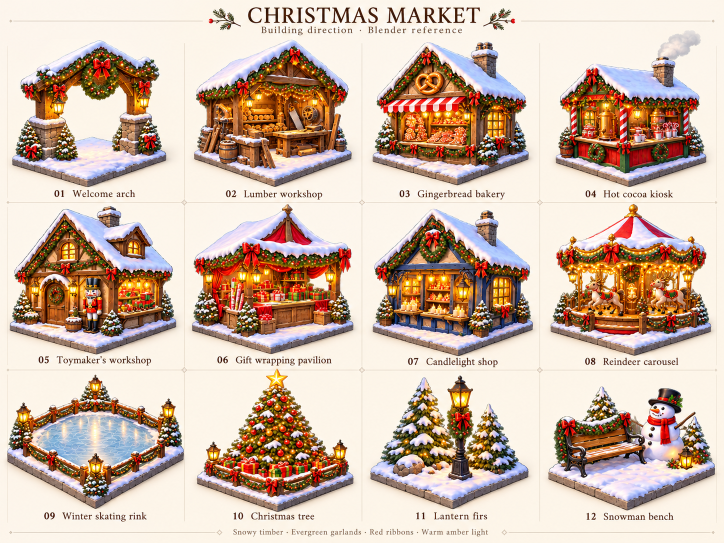
#> input picture games/christmas-market/art/building-reference-sheet.png, 1448 x 1086 px, given in place of capture.png, which was not available (shown at 1/2 size)
$ python capture_economy_review.py
#> lines starting #> are read from the running program, lines starting #| are printed output that depends on the picture
"""Capture economy comparisons with the actual native game renderer.

python3 tools/capture_economy_review.py --before-ref ac69ea7
Linux: run under Xvfb with LIBGL_ALWAYS_SOFTWARE=1. Uses existing Pillow only.
"""
import argparse
import io
from pathlib import Path
import subprocess
import tarfile
import tempfile
from PIL import Image

ROOT = Path(__file__).resolve().parents[1]
parser = argparse.ArgumentParser()
parser.add_argument('--before-ref', help='Optional base commit to capture alongside current code')
args = parser.parse_args()

relic = {
    'result': ['--victory', '--frames', '120'], 'island': ['--city', '1'],
    'shop': ['--catalogue'], 'wonder': ['--card', '1'],
    'expansion': ['--city', '2', '--open', '1', '--zone', '1'],
    'finale-island': ['--city', '10'],
}
new_relic = {'replay-result': ['--replay-victory', '--frames', '120'],
             'expeditions-resume': ['--expeditions', '--expedition-page', '1', '--resume-expedition'],
             **{f'expeditions-{n}': ['--expeditions', '--expedition-page', str(n)] for n in range(1, 5)}}
nile = {n: ['--screen', n] for n in ['win', 'chapters', 'build', 'island']}
new_nile = {n: ['--screen', n] for n in ['purchase', 'opening', 'first-build', 'first-win']}
sets = [
    ('relic-rush', [('480x900', []), ('390x844', ['--safe-area', '0,47,0,34'])], relic, new_relic, (640, 1000)),
    ('nile-archive', [(s, []) for s in ['1200x900', '1368x1026', '1600x900']], nile, new_nile, (1200, 1000)),
]
with tempfile.TemporaryDirectory(prefix='economy-review-') as directory:
    temp = Path(directory)
    if args.before_ref:
        blob = subprocess.check_output(['git', 'archive', args.before_ref,
                                       'games/relic-rush/lua', 'games/relic-rush/data',
                                       'games/nile-archive/lua', 'games/nile-archive/data'], cwd=ROOT)
        # The archive is from our own Git tree and contains only these paths.
        with tarfile.open(fileobj=io.BytesIO(blob)) as archive:
            for member in archive.getmembers():
                path = Path(member.name)
                assert not path.is_absolute() and '..' not in path.parts
            archive.extractall(temp)
    for game, sizes, old_shots, new_shots, max_size in sets:
        output = ROOT / f'games/{game}/docs/review/economy'
        output.mkdir(parents=True, exist_ok=True)
        for phase in (['before', 'after'] if args.before_ref else ['after']):
            for size, extra in sizes:
                for name, screen in (old_shots if phase == 'before' else {**old_shots, **new_shots}).items():
                    png = temp / 'capture.png'
                    old = temp / f'games/{game}'
                    source = ['--lua', str(old / 'lua'), '--data', str(old / 'data')] if phase == 'before' else []
                    subprocess.run([str(ROOT / f'build/{game}'), '--headless', '--fresh', '--mute',
                                    '--size', size, *source, *extra, *screen, '--shot', str(png)],
                                   cwd=ROOT, check=True, stdout=subprocess.DEVNULL, stderr=subprocess.DEVNULL)
#> (this line was passed over: subprocess is not available in this run)
                    image = Image.open(png).convert('RGB')
#> image is the input picture: PIL image 1448x1086 RGB; mean R, G, B 206.8, 184.2, 167.9
                    image.thumbnail(max_size, Image.Resampling.LANCZOS)
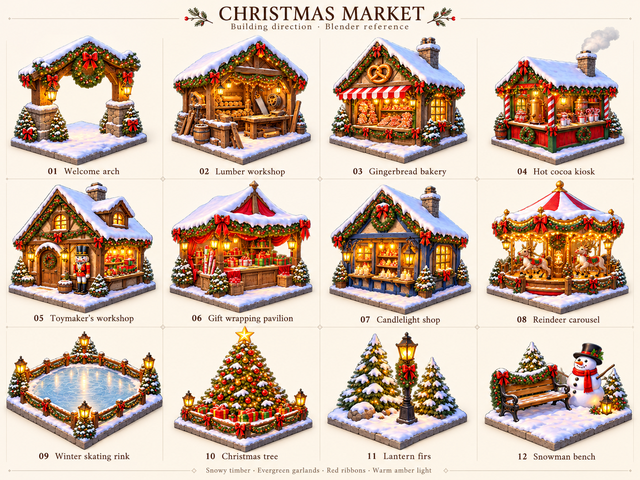
#> image: PIL image 640x480 RGB; mean R, G, B 206.7, 184.1, 167.9
#> (the run stopped early here; a loop or call above may not have finished)

$ run again, on games/christmas-market/art/building-catalogue/painted-v1/building-input.png
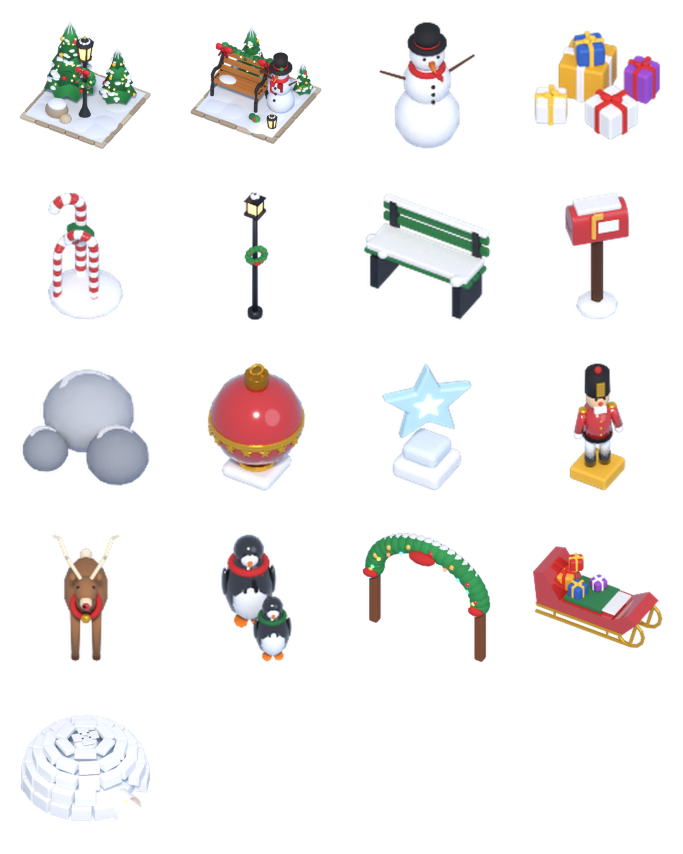
#> input picture games/christmas-market/art/building-catalogue/painted-v1/building-input.png, 2048 x 2560 px, given in place of capture.png, which was not available (shown at 1/3 size)
#> `image = Image.open(png).convert('RGB')`:
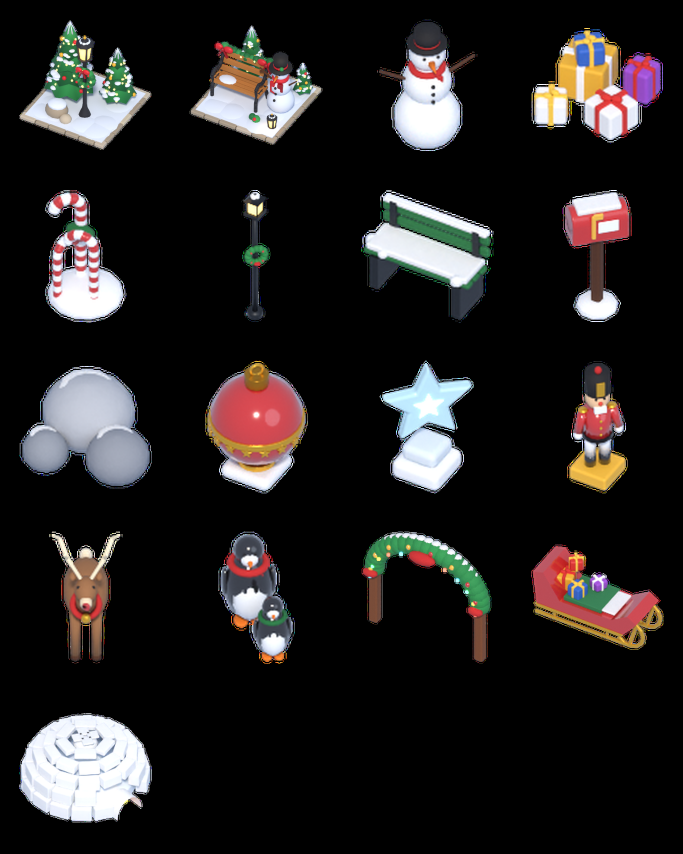
#> image: PIL image 2048x2560 RGB (shown at 1/3 size); mean R, G, B 36, 33.1, 32.4
#> `image.thumbnail(max_size, Image.Resampling.LANCZOS)`:
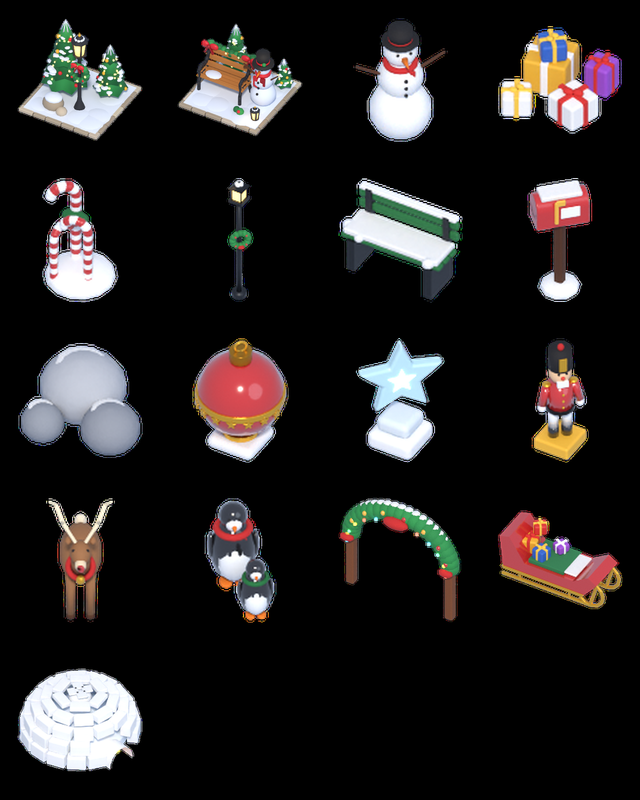
#> image: PIL image 640x800 RGB; mean R, G, B 36.1, 33.2, 32.5

$ run again, on games/christmas-market/art/building-catalogue/painted-v1/cottage-input.png
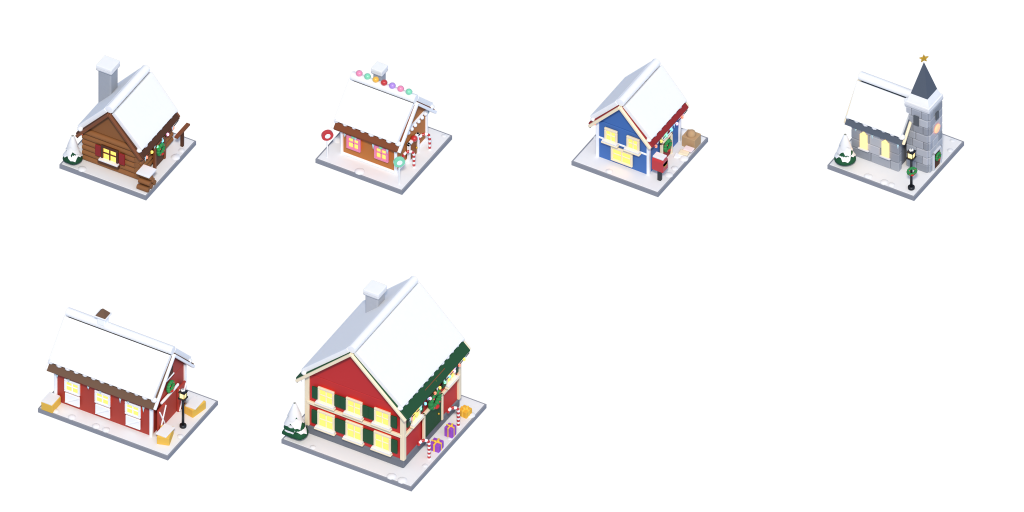
#> input picture games/christmas-market/art/building-catalogue/painted-v1/cottage-input.png, 2048 x 1024 px, given in place of capture.png, which was not available (shown at 1/2 size)
#> `image = Image.open(png).convert('RGB')`:
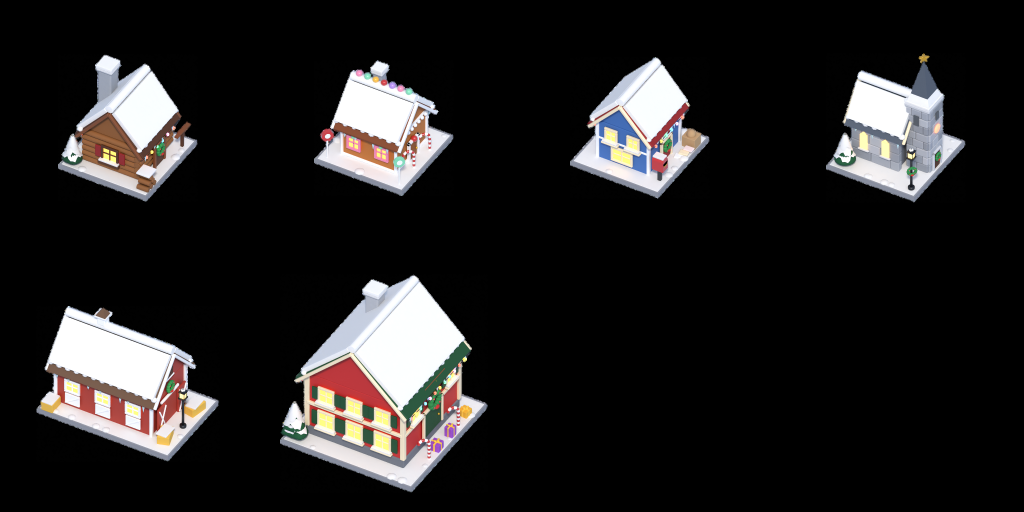
#> image: PIL image 2048x1024 RGB (shown at 1/2 size); mean R, G, B 34.1, 32.6, 32.4
#> `image.thumbnail(max_size, Image.Resampling.LANCZOS)`:
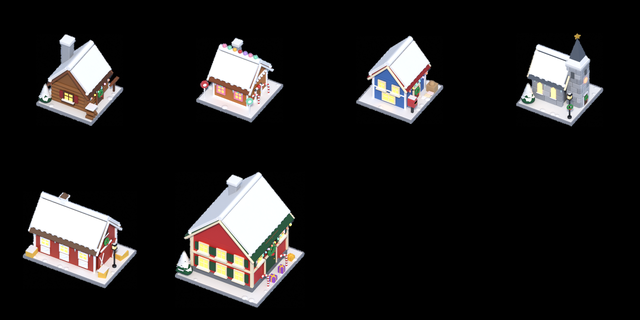
#> image: PIL image 640x320 RGB; mean R, G, B 34.1, 32.6, 32.4
